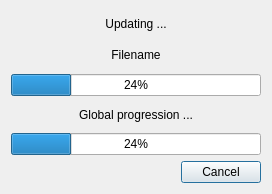
<ui version="4.0" >
 <class>UpDownLoadDialog</class>
 <widget class="QDialog" name="UpDownLoadDialog" >
  <property name="geometry" >
   <rect>
    <x>0</x>
    <y>0</y>
    <width>268</width>
    <height>194</height>
   </rect>
  </property>
  <property name="windowTitle" >
   <string>Dialog</string>
  </property>
  <layout class="QVBoxLayout" name="verticalLayout" >
   <item>
    <widget class="QLabel" name="updateLabel" >
     <property name="text" >
      <string>Updating ...</string>
     </property>
     <property name="alignment" >
      <set>Qt::AlignCenter</set>
     </property>
    </widget>
   </item>
   <item>
    <widget class="QLabel" name="uploadNameLabel" >
     <property name="text" >
      <string>Filename</string>
     </property>
     <property name="alignment" >
      <set>Qt::AlignCenter</set>
     </property>
    </widget>
   </item>
   <item>
    <widget class="QProgressBar" name="progressBar" >
     <property name="minimumSize" >
      <size>
       <width>250</width>
       <height>0</height>
      </size>
     </property>
     <property name="value" >
      <number>24</number>
     </property>
     <property name="orientation" >
      <enum>Qt::Horizontal</enum>
     </property>
    </widget>
   </item>
   <item>
    <widget class="QLabel" name="globalStateLabel" >
     <property name="text" >
      <string>Global progression ...</string>
     </property>
     <property name="alignment" >
      <set>Qt::AlignCenter</set>
     </property>
    </widget>
   </item>
   <item>
    <widget class="QProgressBar" name="globalBar" >
     <property name="minimumSize" >
      <size>
       <width>250</width>
       <height>0</height>
      </size>
     </property>
     <property name="value" >
      <number>24</number>
     </property>
     <property name="orientation" >
      <enum>Qt::Horizontal</enum>
     </property>
     <property name="textDirection" >
      <enum>QProgressBar::TopToBottom</enum>
     </property>
    </widget>
   </item>
   <item>
    <widget class="QDialogButtonBox" name="buttonBox" >
     <property name="orientation" >
      <enum>Qt::Horizontal</enum>
     </property>
     <property name="standardButtons" >
      <set>QDialogButtonBox::Cancel</set>
     </property>
    </widget>
   </item>
  </layout>
 </widget>
 <resources/>
 <connections>
  <connection>
   <sender>buttonBox</sender>
   <signal>accepted()</signal>
   <receiver>UpDownLoadDialog</receiver>
   <slot>accept()</slot>
   <hints>
    <hint type="sourcelabel" >
     <x>227</x>
     <y>173</y>
    </hint>
    <hint type="destinationlabel" >
     <x>157</x>
     <y>194</y>
    </hint>
   </hints>
  </connection>
  <connection>
   <sender>buttonBox</sender>
   <signal>rejected()</signal>
   <receiver>UpDownLoadDialog</receiver>
   <slot>reject()</slot>
   <hints>
    <hint type="sourcelabel" >
     <x>273</x>
     <y>179</y>
    </hint>
    <hint type="destinationlabel" >
     <x>282</x>
     <y>194</y>
    </hint>
   </hints>
  </connection>
 </connections>
</ui>
